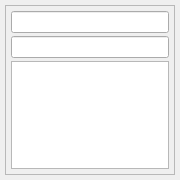
<?xml version="1.0" encoding="UTF-8"?>
<ui version="4.0">
 <class>Col</class>
 <widget class="QWidget" name="Col">
  <property name="geometry">
   <rect>
    <x>0</x>
    <y>0</y>
    <width>180</width>
    <height>180</height>
   </rect>
  </property>
  <property name="sizePolicy">
   <sizepolicy hsizetype="Preferred" vsizetype="Preferred">
    <horstretch>0</horstretch>
    <verstretch>0</verstretch>
   </sizepolicy>
  </property>
  <property name="minimumSize">
   <size>
    <width>180</width>
    <height>180</height>
   </size>
  </property>
  <property name="maximumSize">
   <size>
    <width>16777215</width>
    <height>240</height>
   </size>
  </property>
  <property name="windowTitle">
   <string>Form</string>
  </property>
  <layout class="QVBoxLayout" name="verticalLayout">
   <property name="spacing">
    <number>3</number>
   </property>
   <property name="leftMargin">
    <number>5</number>
   </property>
   <property name="topMargin">
    <number>5</number>
   </property>
   <property name="rightMargin">
    <number>5</number>
   </property>
   <property name="bottomMargin">
    <number>5</number>
   </property>
   <item>
    <widget class="QFrame" name="frame">
     <property name="frameShape">
      <enum>QFrame::StyledPanel</enum>
     </property>
     <property name="frameShadow">
      <enum>QFrame::Raised</enum>
     </property>
     <layout class="QVBoxLayout" name="verticalLayout_2">
      <property name="spacing">
       <number>3</number>
      </property>
      <property name="leftMargin">
       <number>5</number>
      </property>
      <property name="topMargin">
       <number>5</number>
      </property>
      <property name="rightMargin">
       <number>5</number>
      </property>
      <property name="bottomMargin">
       <number>5</number>
      </property>
      <item>
       <widget class="QLineEdit" name="lineEditHeading"/>
      </item>
      <item>
       <widget class="QLineEdit" name="lineEditSubHeading"/>
      </item>
      <item>
       <widget class="QPlainTextEdit" name="plainTextEditBody"/>
      </item>
     </layout>
    </widget>
   </item>
  </layout>
 </widget>
 <resources/>
 <connections/>
</ui>
